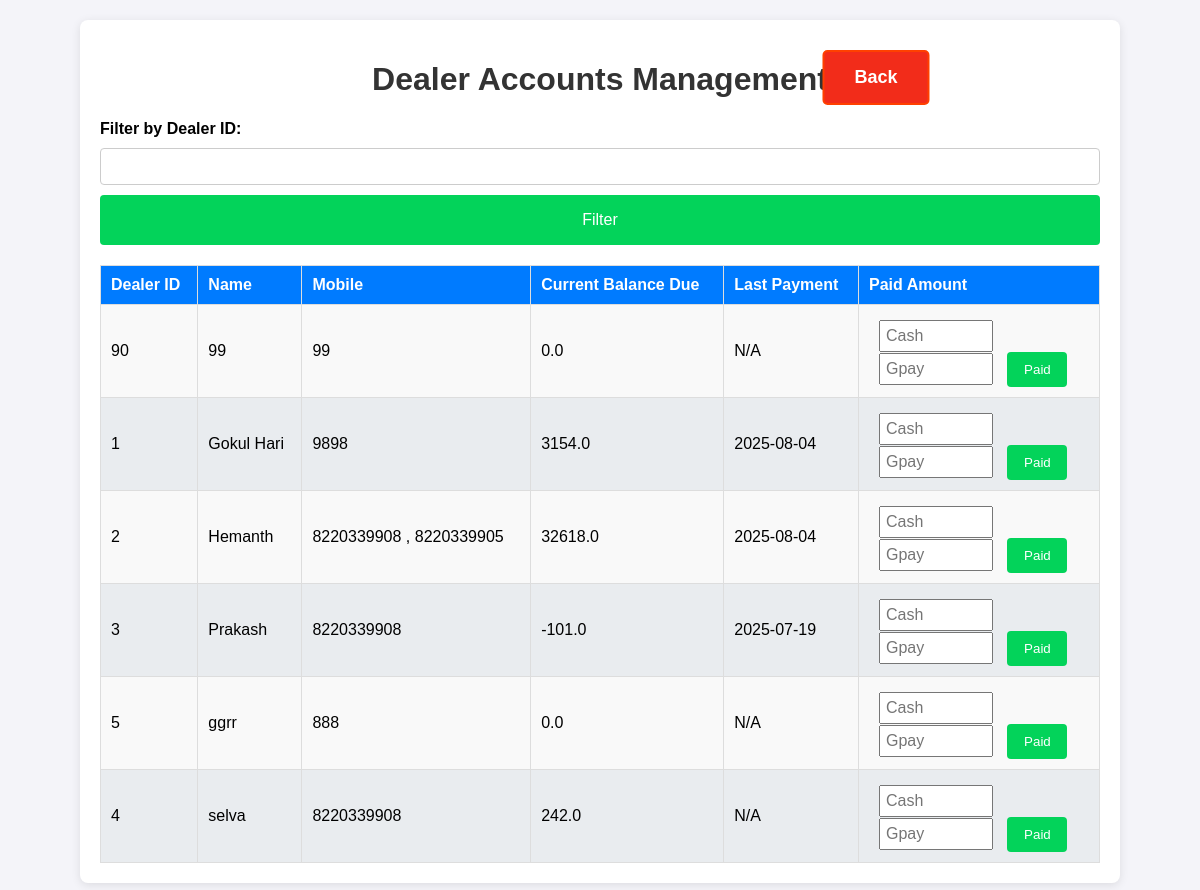
Page /dealer_accounts on the earlier database version.
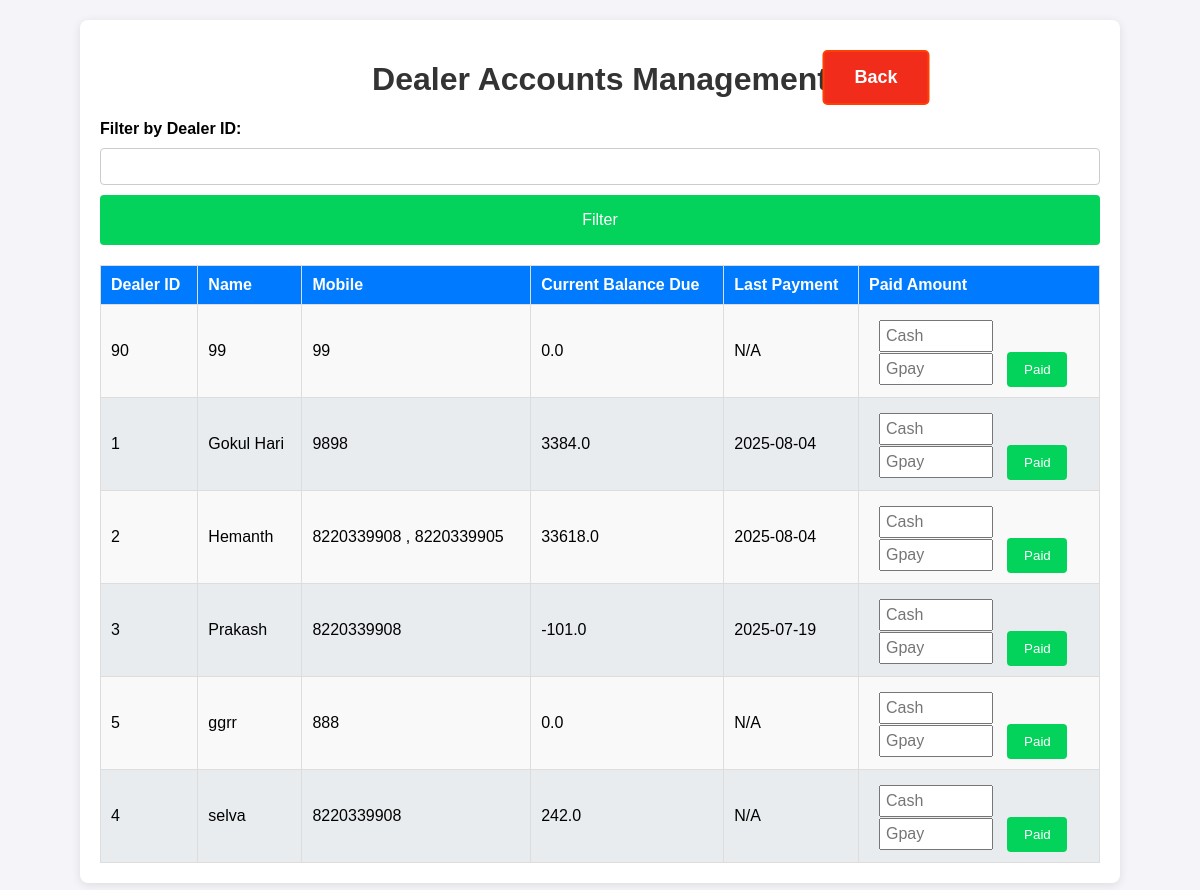
Same page on the later database version.
### app.py (models this page shows)
class Dealer_details(db.Model):
    id = db.Column(db.Integer, primary_key=True)
    dealer_id = db.Column(db.String(100), nullable=False, unique=True)
    name = db.Column(db.String(100), nullable=False)
    mobile = db.Column(db.String(15), nullable=False)
    address = db.Column(db.String(400), nullable=True)
    aadhaar_file = db.Column(db.String(400))  # Path to Aadhaar copy
    photo_file = db.Column(db.String(400))

class DealerAccounts(db.Model):
    id = db.Column(db.Integer, primary_key=True)
    dealer_id = db.Column(db.String(100), nullable=False, unique=True)
    current_balance = db.Column(db.Float, default=0.0)
    last_payment_date = db.Column(db.DateTime)

### app.py (the view)
@app.route('/dealer_accounts')
def dealer_accounts():
    dealers = get_filtered_data_dealer_account(request)
    dealer_id_filter = request.args.get('dealer_id', '')  # Default is an empty string
    return render_template("dealer_accounts.html", dealers=dealers, dealer_id_filter=dealer_id_filter)

### app.py (called while the page is built)
def get_filtered_data_dealer_account(request):
    dealer_id_filter = request.args.get('dealer_id', '')  # Default is an empty string
    filter_button = request.args.get('filter_button', '')
    query = db.session.query(Dealer_details, DealerAccounts).outerjoin(DealerAccounts, Dealer_details.dealer_id == DealerAccounts.dealer_id)
    if filter_button and dealer_id_filter:
        query = query.filter(Dealer_details.dealer_id == dealer_id_filter)
    filtered_data = query.order_by(Dealer_details.name.asc()).all()
    return filtered_data

### templates/dealer_accounts.html (shortened to what this page needs)
<!DOCTYPE html>
<html lang="en">
    <head>
    <link rel="stylesheet" href="/static/styles.css">
</head>
<body>
    <div class="container dealer_accounts_container">
        <h1>Dealer Accounts Management</h1>
        <a href="/" class="back">Back</a>
        <form method="GET" class="form">
            <label for="dealer_id">Filter by Dealer ID:</label>
            <input type="text" id="dealer_id" name="dealer_id" value="{{ dealer_id_filter }}">
            <button type="submit" name="filter_button" value="submit" class="btn">Filter</button>
        </form>
        <table class="dealer_accounts">
            <thead>
                <tr>
                    <th>Dealer ID</th>
                    <th>Name</th>
                    <th>Mobile</th>
                    <th>Current Balance Due</th>
                    <th>Last Payment</th>
                    <th class="action">Paid Amount</th>
                </tr>
            </thead>
            <tbody>
                {% for dealer, account in dealers %}
                <tr>
                    <td>{{ dealer.dealer_id }}</td>
                    <td>{{ dealer.name }}</td>
                    <td>{{ dealer.mobile }}</td>
                    <td>{{ account.current_balance if account else 0 }}</td>
                    <td>{{ account.last_payment_date.strftime("%Y-%m-%d") if account and account.last_payment_date else "N/A" }}</td>
                    <td>
                        <form method="POST" action="{{ url_for('update_payment', dealer_id=dealer.dealer_id) }}">
                            <input class="amount" style="margin-top: 5px;" type="number" name="amount_paid_cash" step="0.01" placeholder="Cash" required>
                            <input class="amount" type="number" name="amount_paid_gpay" step="0.01" placeholder="Gpay" required>
                            <button class="pay" type="submit">Paid</button>
                        </form>
                    </td>
                </tr>
                {% endfor %}
            </tbody>
        </table>
    </div>
</body>
</html>

Differences in the rows shown:
changed through a linked row, Dealer_details "Gokul Hari": current_balance "3154.0" → "3384.0"
changed through a linked row, Dealer_details "Hemanth": current_balance "32618.0" → "33618.0"
